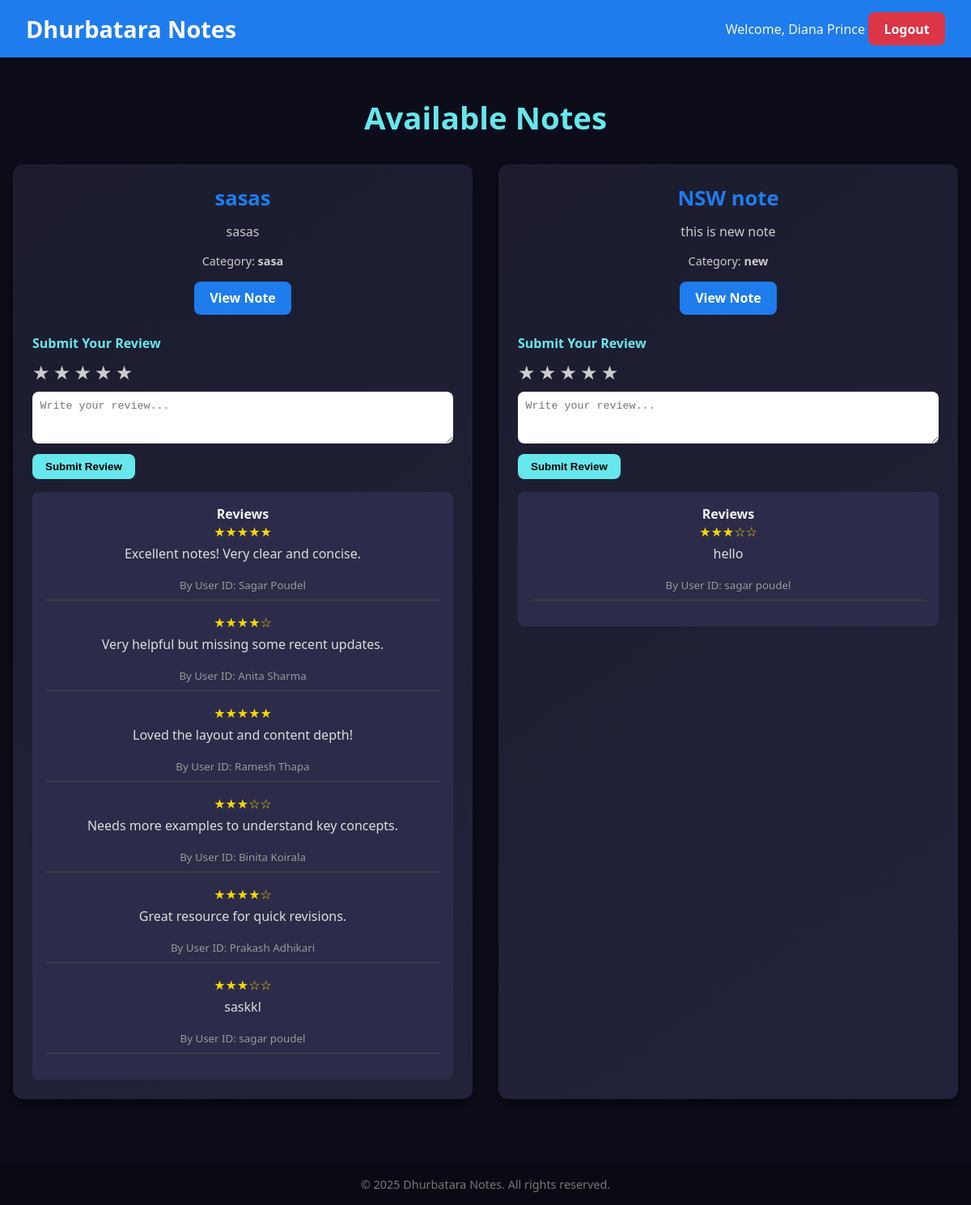
/front page/frontpage.php (signed in), run on the app's committed database.
### tables this page shows
CREATE TABLE `notes` (
  `id` int(11) NOT NULL,
  `title` varchar(255) NOT NULL,
  `description` text DEFAULT NULL,
  `category` varchar(100) DEFAULT NULL,
  `file_path` varchar(255) NOT NULL,
  `uploaded_by` int(11) DEFAULT NULL,
  `created_at` timestamp NOT NULL DEFAULT current_timestamp()
);

CREATE TABLE `reviews` (
  `id` int(11) NOT NULL,
  `note_id` int(11) NOT NULL,
  `user_name` varchar(100) NOT NULL,
  `rating` int(11) DEFAULT NULL CHECK (`rating` between 1 and 5),
  `review` text NOT NULL,
  `approved` tinyint(1) DEFAULT 0,
  `created_at` timestamp NOT NULL DEFAULT current_timestamp()
);

### front page/frontpage.php (the view, shortened to what this page needs)
<?php
$conn = mysqli_connect("localhost", "root", "", "note_sharing");
$user_name = $_SESSION['user_name'];
?>
<!DOCTYPE html>
<html lang="en">
<head>
</head>
<body>
    <header>
        <div class="header-container">
            <div class="logo">
                <h1 class="site-name">Dhurbatara Notes</h1>
            </div>
            <div>
                <span>Welcome, <?php echo htmlspecialchars($user_name); ?></span>
                <a href="logout.php" class="logout-btn">Logout</a>
            </div>
        </div>
    </header>
    <section class="notes-dashboard">
        <h2>Available Notes</h2>
        <div class="notes-grid">
            <?php
            $notes_query = "SELECT * FROM notes";
            $notes_result = mysqli_query($conn, $notes_query);
            if (mysqli_num_rows($notes_result) > 0):
                while ($note = mysqli_fetch_assoc($notes_result)):
            ?>
                <div class="note-card">
                    <h3><?php echo htmlspecialchars($note['title']); ?></h3>
                    <p><?php echo htmlspecialchars($note['description']); ?></p>
                    <p class="note-category">Category: <strong><?php echo htmlspecialchars($note['category']); ?></strong></p>
                    <a href="/project-main/pages/<?php echo ($note['file_path']); ?>" target="_blank" class="view-btn">View Note</a>
                    <div class="review-section">
                        <h4>Submit Your Review</h4>
                        <form action="/project-main/pages/submit_review.php" method="post">
                            <div class="stars">
                                <label for="star5-<?php echo $note['id']; ?>">★</label>
                                <label for="star4-<?php echo $note['id']; ?>">★</label>
                                <label for="star3-<?php echo $note['id']; ?>">★</label>
                                <label for="star2-<?php echo $note['id']; ?>">★</label>
                                <label for="star1-<?php echo $note['id']; ?>">★</label>
                            </div>
                            <textarea name="review" rows="3" placeholder="Write your review..." required></textarea>
                            <button type="submit" class="submit-review-btn">Submit Review</button>
                        </form>
                    </div>
<div class="existing-reviews">
    <h4>Reviews</h4>
    <?php
    $review_query = "SELECT * FROM reviews WHERE note_id = " . $note['id'];
    $review_result = mysqli_query($conn, $review_query);
    if (mysqli_num_rows($review_result) > 0):
        while ($review = mysqli_fetch_assoc($review_result)):
    ?>
            <div class="review-item">
                <div class="review-stars">
                    <?php
                    $rating = intval($review['rating']);
                    for ($i = 1; $i <= 5; $i++) {
                        if ($i <= $rating) {
                            echo '★';
                        } else {
                            echo '☆';
                        }
                    }
                    ?>
                </div>
                <p style="margin-top: 5px; color: #ddd;">
                    <?php echo htmlspecialchars($review['review']); ?>
                </p>
                <small style="color: #999;">By User ID: <?php echo htmlspecialchars($review['user_name']); ?></small>
            </div>
    <?php
        endwhile;
    else:
    ?>
        <p style="color: #aaa;">No reviews yet. Be the first to review this note!</p>
    <?php endif; ?>
</div>
                </div>
            <?php
                endwhile;
            else:
                echo "<p>No notes available at the moment.</p>";
            endif;
            ?>
        </div>
    </section>
    <footer>
        <p>&copy; 2025 Dhurbatara Notes. All rights reserved.</p>
    </footer>
</body>
</html>

### front page/frontpage.php (style rules this page uses)
* { margin: 0; padding: 0; box-sizing: border-box; }
body { font-family: 'Segoe UI', Tahoma, Geneva, Verdana, sans-serif; background-color: #0d0d1a; color: #f5f5f5; }
a { color: inherit; text-decoration: none; }
header { background-color: #1F7CEC; padding: 1rem 2rem; box-shadow: 0 4px 12px rgba(0, 0, 0, 0.3); }
.header-container { display: flex; align-items: center; justify-content: space-between; max-width: 1200px; margin: 0 auto; }
.logo { display: flex; align-items: center; }
.site-name { font-size: 1.8rem; color: #fff; font-weight: bold; }
.logout-btn { background-color: #dc3545; color: #fff; padding: 0.6rem 1.2rem; border-radius: 8px; font-weight: bold; transition: background-color 0.3s ease; }
.notes-dashboard { max-width: 1200px; margin: 2rem auto; padding: 1rem; text-align: center; }
.notes-dashboard h2 { font-size: 2.4rem; color: #66E7EC; margin-bottom: 2rem; }
.notes-grid { display: grid; grid-template-columns: repeat(auto-fit, minmax(300px, 1fr)); gap: 2rem; }
.note-card { background: linear-gradient(145deg, #1c1c2e, #22223b); border-radius: 12px; padding: 1.5rem; box-shadow: 0 6px 15px rgba(0, 0, 0, 0.6); transition: transform 0.3s ease, box-shadow 0.3s ease; }
.note-card h3 { color: #1F7CEC; font-size: 1.6rem; margin-bottom: 0.8rem; }
.note-card p { color: #cccccc; margin-bottom: 1rem; }
.note-category { font-size: 0.9rem; color: #aaa; margin-bottom: 1.2rem; }
.view-btn { display: inline-block; background-color: #1F7CEC; color: #fff; padding: 0.6rem 1.2rem; border-radius: 8px; font-weight: bold; transition: background-color 0.3s ease; }
.review-section { margin-top: 1.5rem; text-align: left; }
.review-section h4 { color: #66E7EC; margin-bottom: 0.5rem; }
.stars label { font-size: 1.5rem; color: #ccc; cursor: pointer; transition: color 0.2s; }
textarea { width: 100%; border-radius: 8px; padding: 0.6rem; border: none; margin-top: 0.5rem; margin-bottom: 0.5rem; }
.submit-review-btn { background-color: #66E7EC; color: #000; padding: 0.5rem 1rem; border-radius: 8px; font-weight: bold; border: none; cursor: pointer; }
.existing-reviews { margin-top: 1rem; background-color: #2c2c4a; padding: 1rem; border-radius: 8px; }
.review-item { margin-bottom: 1rem; border-bottom: 1px solid #444; padding-bottom: 0.5rem; }
.review-stars { color: #FFD700; }
footer { background-color: #0a0a14; padding: 1rem; text-align: center; color: #777; font-size: 0.9rem; margin-top: 4rem; }

### data on the page
notes: title "sasas", description "sasas", category "sasa"
reviews: review "Excellent notes! Very clear and concise.", user_name "Sagar Poudel"
reviews: rating 4 (drawn), review "Very helpful but missing some recent updates.", user_name "Anita Sharma"
reviews: review "Loved the layout and content depth!", user_name "Ramesh Thapa"
reviews: rating 3 (drawn), review "Needs more examples to understand key concepts.", user_name "Binita Koirala"
reviews: rating 4 (drawn), review "Great resource for quick revisions.", user_name "Prakash Adhikari"
reviews: rating 3 (drawn), review "saskkl", user_name "sagar poudel"
notes: title "NSW note", description "this is new note", category "new"
reviews: rating 3 (drawn), review "hello", user_name "sagar poudel"

### other printed values
$user_name "Diana Prince"
